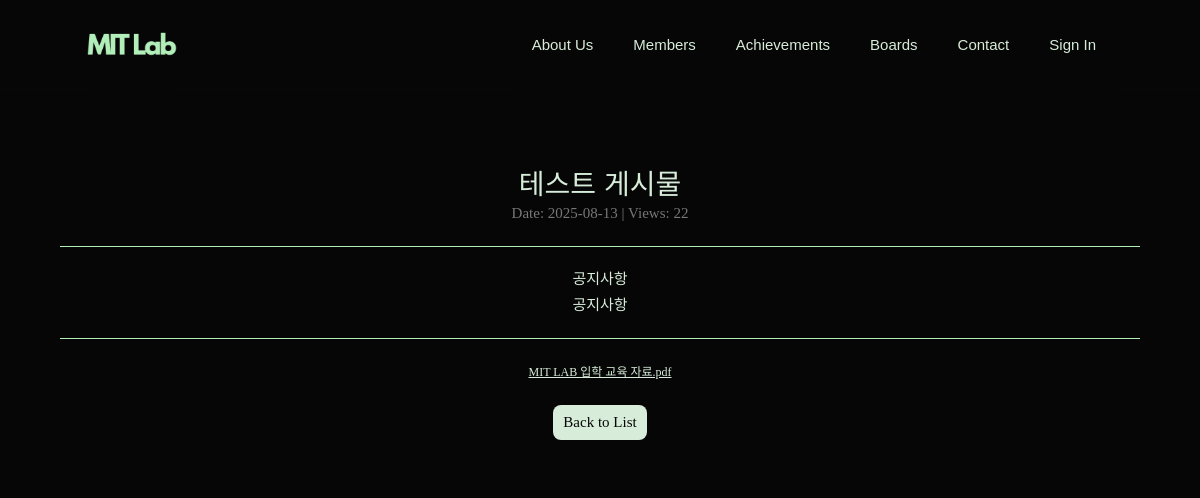
Page /notice/2 on the committed database.
### app.py (models this page shows)
class Notice(db.Model):
    id = db.Column(db.Integer, primary_key=True)
    title = db.Column(db.String(200), nullable=False)
    content = db.Column(db.Text, nullable=False)
    created_at = db.Column(db.DateTime, default=datetime.utcnow)
    view_count = db.Column(db.Integer, default=0)
    attachments = db.relationship('NoticeAttachment', backref='notice', cascade='all, delete-orphan')

class NoticeAttachment(db.Model):
    id = db.Column(db.Integer, primary_key=True)
    filename = db.Column(db.String(200), nullable=False)
    notice_id = db.Column(db.Integer, db.ForeignKey('notice.id'), nullable=False)

### app.py (the view)
@app.route('/notice/<int:notice_id>')
def notice_view_post(notice_id):
    notice = Notice.query.get_or_404(notice_id)
    notice.view_count += 1
    db.session.commit()
    return render_template('notice_view_post.html', notice=notice)

### app.py (called while the page is built)
@app.context_processor
def inject_csrf_token():
    return dict(csrf_token=generate_csrf)

### templates/notice_view_post.html (shortened to what this page needs)
{% extends "base.html" %}
{% block content %}
<div class="container-fluid mt-5 notice-container">
    <div class="post-header text-center my-4">
        <h2 class="post-title">{{ notice.title }}</h2>
        <p class="text-muted">
            Date: {{ notice.created_at.strftime('%Y-%m-%d') }} |
            Views: {{ notice.view_count }}
        </p>
        <hr>
        <div>
            {{ notice.content.replace('\n', '<br>') | safe }}
        </div>
        <hr>
        {% if notice.attachments %}
        <ul class="attachment">
            {% for file in notice.attachments %}
                <li><a href="{{ url_for('static', filename='upload/' ~ file.filename) }}" target="_blank" class="attachment-link">{{ file.filename.split('/')[-1] }}</a></li>
            {% endfor %}
        </ul>
        {% endif %}
        <a href="{{ url_for('notice') }}" class="custom-notice-btn">Back to List</a>
    </div>
</div>
{% endblock %}

### static/css/style.css (style rules this page uses)
body { padding-top: 90px; font-family: 'Pretendard', serif; font-size: 15px; background-color: #060606; color: #d7edda; line-height: 1.7; }
html, body { margin: 0; padding: 0; overflow-x: hidden; overflow-y: auto; }
ul, ol { list-style-type: none; padding: 0; margin: 0; }
p { margin: 0; }
h1, .h1, h2, .h2, h3, .h3, h4, .h4, h5, .h5, h6, .h6, label, button, .btn { font-family: 'Pretendard', sans-serif; text-transform: uppercase; margin: 0; }
h1, .h1, h2, .h2, h3, .h3, h4, .h4, h5, .h5, h6, .h6 { display: block; }
h2 { font-size: 40px; }
hr { border: none; border-top: 1px solid #b1eeb9; margin: 20px 0; }
.container-fluid { padding-left: 60px; padding-right: 60px; }
.post-header { margin-top: 80px; margin-bottom: 30px; }
.post-title { font-size: 28px; word-break: keep-all; }
.attachment-link { font-size: 12px; color: #d7edda; text-decoration: underline; }
.custom-notice-btn { display: inline-block; padding: 5px 10px; background-color: #d7edda; color: #060606; font-size: 15px; text-decoration: none; border-radius: 8px; margin-top: 20px; }

### rows in the picture
Notice: title "테스트 게시물", created_at "2025-08-13", view_count "22", content.replace "공지사항 공지사항"
NoticeAttachment: filename "MIT LAB 입학 교육 자료.pdf"
